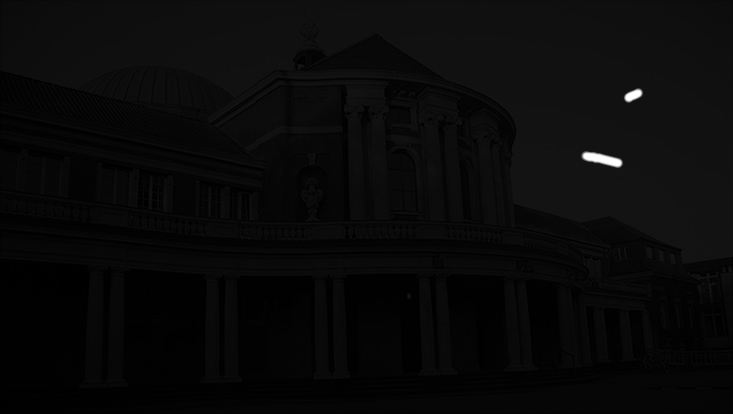
#> input picture bildverbesserungWK06/bild1.png, 733 x 414 px
$ jupyter execute Blatt06_Aufg02.ipynb
#> lines starting #> are read from the running program, lines starting #| are printed output that depends on the picture
[cell 1]
import numpy as np
from skimage.io import imread
from matplotlib import pyplot as plt
import math
import time
import matplotlib.pyplot as plt

## Blatt 06, Aufg 02

Aufg 2.1
Laden der Bilder und ...

[cell 2]
# Laden der Bilder
image1 = imread('./bildverbesserungWK06/bild1.png')
#> image1 is the input picture: shape (414, 733); min 0, max 255, mean 9.2
image3 = imread('./bildverbesserungWK06/bild3.png')
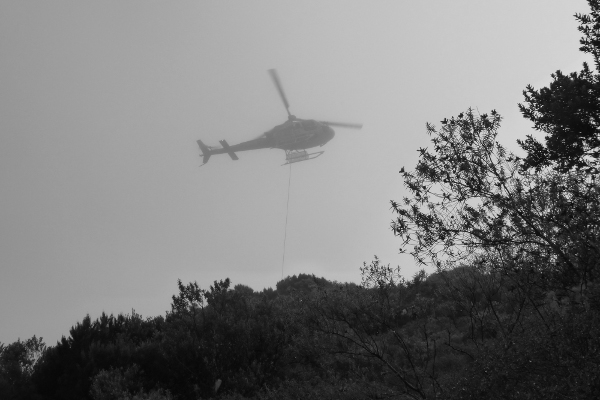
#> input picture bildverbesserungWK06/bild3.png, 600 x 400 px
#> image3 is the input picture: shape (400, 600); min 6, max 224, mean 123.6

# Berechnung des Histogramms
hist1, bins1 = np.histogram(image1.flatten(), bins=256, range=[0, 256], density=True)
#> hist1 = 256 values, max 0.102 at index 1, min 0 at index 29, mean 0.00391; bins1 = 257 values from 0 to 256
hist3, bins3 = np.histogram(image3.flatten(), bins=256, range=[0, 256], density=True)
#> hist3 = 256 values, max 0.0163 at index 162, min 0 at index 0, mean 0.00391; bins3 = 257 values from 0 to 256

Plotten der Bidler

[cell 3]
# Plotting des Histogramms für bild1.png
plt.figure()
plt.hist(image1.flatten(), bins=256, range=[0, 256], density=True)
plt.title("Histogramm - bild1.png")
plt.xlabel("Pixelwert")
plt.ylabel("Häufigkeit")
plt.show()
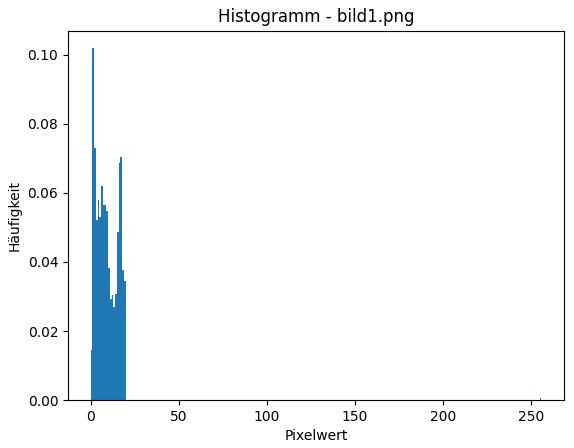
#> figure drawn by matplotlib, 1 panel; tallest bar 0.102 high, from x = 1 to 2

# Plotting des Histogramms für bild3.png
plt.figure()
plt.hist(image3.flatten(), bins=256, range=[0, 256], density=True)
plt.title("Histogramm - bild3.png")
plt.xlabel("Pixelwert")
plt.ylabel("Häufigkeit")
plt.show()
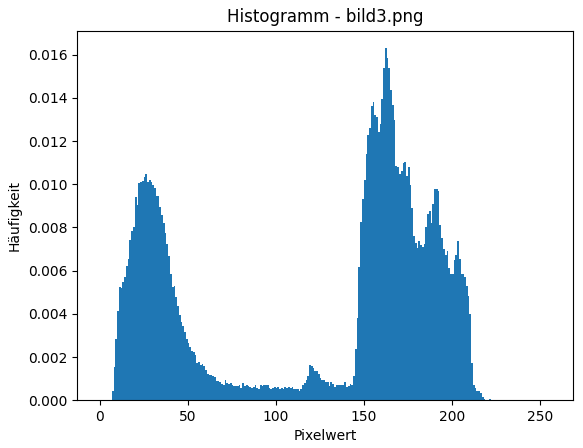
#> figure drawn by matplotlib, 1 panel; tallest bar 0.0163 high, from x = 162 to 163

## Aufg 2.2

[cell 4]
def histogram_equalization(image):
    # Berechnung des Histogramms
    hist, bins = np.histogram(image.flatten(), bins=256, range=[0, 256], density=True)

    # Berechnung der kumulativen Verteilungsfunktion (CDF)
    cdf = hist.cumsum()

    # Berechnung der Transformationsfunktion T(n)
    T = (cdf * 255).astype(np.uint8)

    # Anwendung der Transformationsfunktion auf das Bild
    equalized_image = T[image]

    return equalized_image

# Laden der Bilder
image1 = imread('./bildverbesserungWK06/bild1.png')
image3 = imread('./bildverbesserungWK06/bild3.png')


# Histogrammausgleich für bild1.png
equalized_image1 = histogram_equalization(image1)
#> in histogram_equalization, `hist, bins = np.histogram(image.flatten(), bins=256, range=[0, 256], d..`: hist has the same summary as hist1 outside histogram_equalization
#> in histogram_equalization, `cdf = hist.cumsum()`: cdf = 256 values from 0.0144 to 1
#> in histogram_equalization, `T = (cdf * 255).astype(np.uint8)`: T = 256 values from 3 to 255
#> in histogram_equalization, `equalized_image = T[image]`:
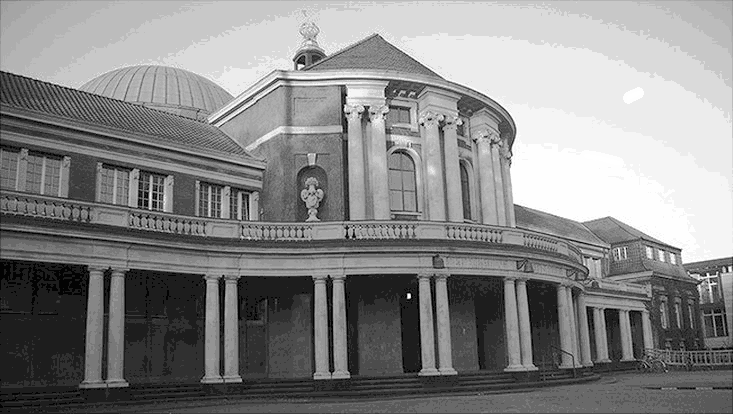
#> equalized_image: shape (414, 733); min 3, max 255, mean 134.4

# Histogrammausgleich für bild3.png
equalized_image3 = histogram_equalization(image3)
#> in histogram_equalization (call 2), `hist, bins = np.histogram(image.flatten(), bins=256, range=[0, 256], d..`: hist has the same summary as hist3 outside histogram_equalization
#> in histogram_equalization (call 2), `cdf = hist.cumsum()`: cdf = 256 values from 0 to 1
#> in histogram_equalization (call 2), `T = (cdf * 255).astype(np.uint8)`: T = 256 values from 0 to 254
#> in histogram_equalization (call 2), `equalized_image = T[image]`:
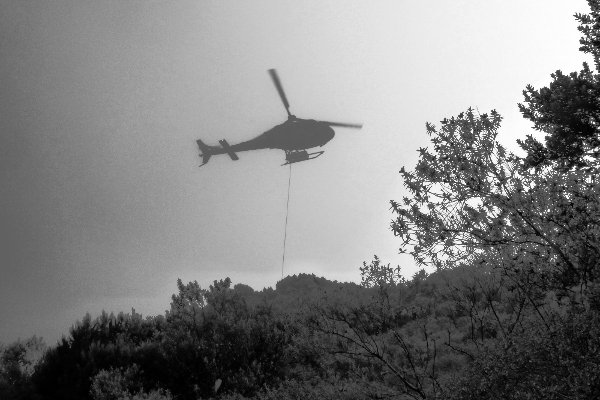
#> equalized_image: shape (400, 600); min 0, max 254, mean 128.1

# Plotting des Ergebnisbildes für bild1.png
plt.figure()
plt.imshow(equalized_image1, cmap='gray')
plt.title("Histogrammausgleich - bild1.png")
plt.axis('off')
plt.show()

# Plotting des Ergebnisbildes für bild3.png
plt.figure()
plt.imshow(equalized_image3, cmap='gray')
plt.title("Histogrammausgleich - bild3.png")
plt.axis('off')
plt.show()

## Aufg 2.3

[cell 5]
def get_normalized_histo(img):
    return np.histogram(img, bins=255, range =(0,255),density=True)

mapping = [2,5,3,5,6]

def plot_mapping(img,f):
    histo_norm=get_normalized_histo(img)[0]
    bin_size = len(histo_norm)

    sum_until = np.array([0.]*(bin_size+1))
    for i in range(1,bin_size+1):
        sum_until[i]=np.sum(np.where(np.array([x for x in range(bin_size)]) <= i, histo_norm,0))

    mapping = np.round((bin_size-1)*np.take(sum_until,[x for x in range(bin_size)]))

    plt.figure(1)
    plt.plot(range(len(mapping)),mapping)
    plt.plot(range(len(mapping)), list(map(f,range(len(mapping)))))

    plt.show()

print("Bild 1")
plot_mapping(image1,lambda x: 255*((x/255)**0.3))
#> in plot_mapping, `histo_norm=get_normalized_histo(img)[0]`: histo_norm = 255 values, max 0.102 at index 1, min 0 at index 29, mean 0.00392
#> in plot_mapping, `bin_size = len(histo_norm)`: bin_size = 255
#> in plot_mapping, `sum_until = np.array([0.]*(bin_size+1))`: sum_until = 256 values from 0 to 0
#> after the loop in plot_mapping, `for i in range(1,bin_size+1):`: sum_until = 256 values from 0 to 1
#> in plot_mapping, `mapping = np.round((bin_size-1)*np.take(sum_until,[x for x in range(bi..`: mapping = 255 values from 0 to 254
#> in plot_mapping, `plt.show()`:
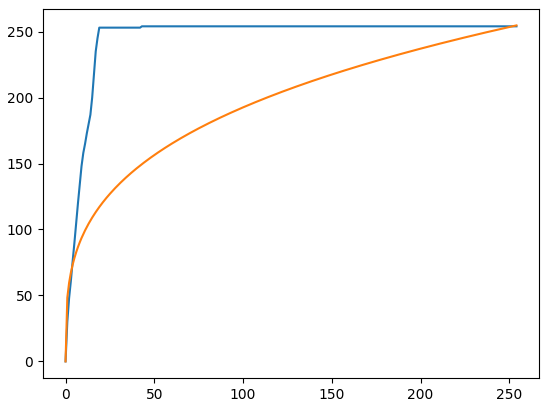
#> figure drawn by matplotlib, 1 panel; curve peaks at x = 43, y = 254; curve peaks at x = 254, y = 254.7


def f3(x):
    if x <64:
        return x
    if x >= 64 and x <128:
        return 64
    if x >= 128 and x < 196:
        return (x-128)/(195-128)*(254-64)+64
    if x >= 196:
        return 255

print("Bild 3")
plot_mapping(image3,f3)
#> in plot_mapping (call 2), `histo_norm=get_normalized_histo(img)[0]`: histo_norm = 255 values, max 0.0163 at index 162, min 0 at index 0, mean 0.00392
#> in plot_mapping (call 2), `sum_until = np.array([0.]*(bin_size+1))`: sum_until = 256 values from 0 to 0
#> after the loop in plot_mapping (call 2), `for i in range(1,bin_size+1):`: sum_until = 256 values from 0 to 1
#> in plot_mapping (call 2), `plt.show()`:
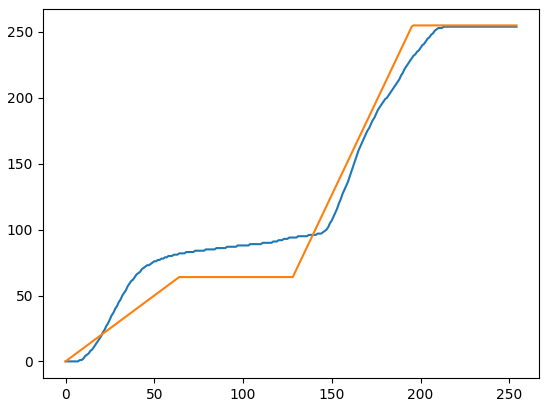
#> figure drawn by matplotlib, 1 panel; curve peaks at x = 213, y = 254; curve peaks at x = 196, y = 255
